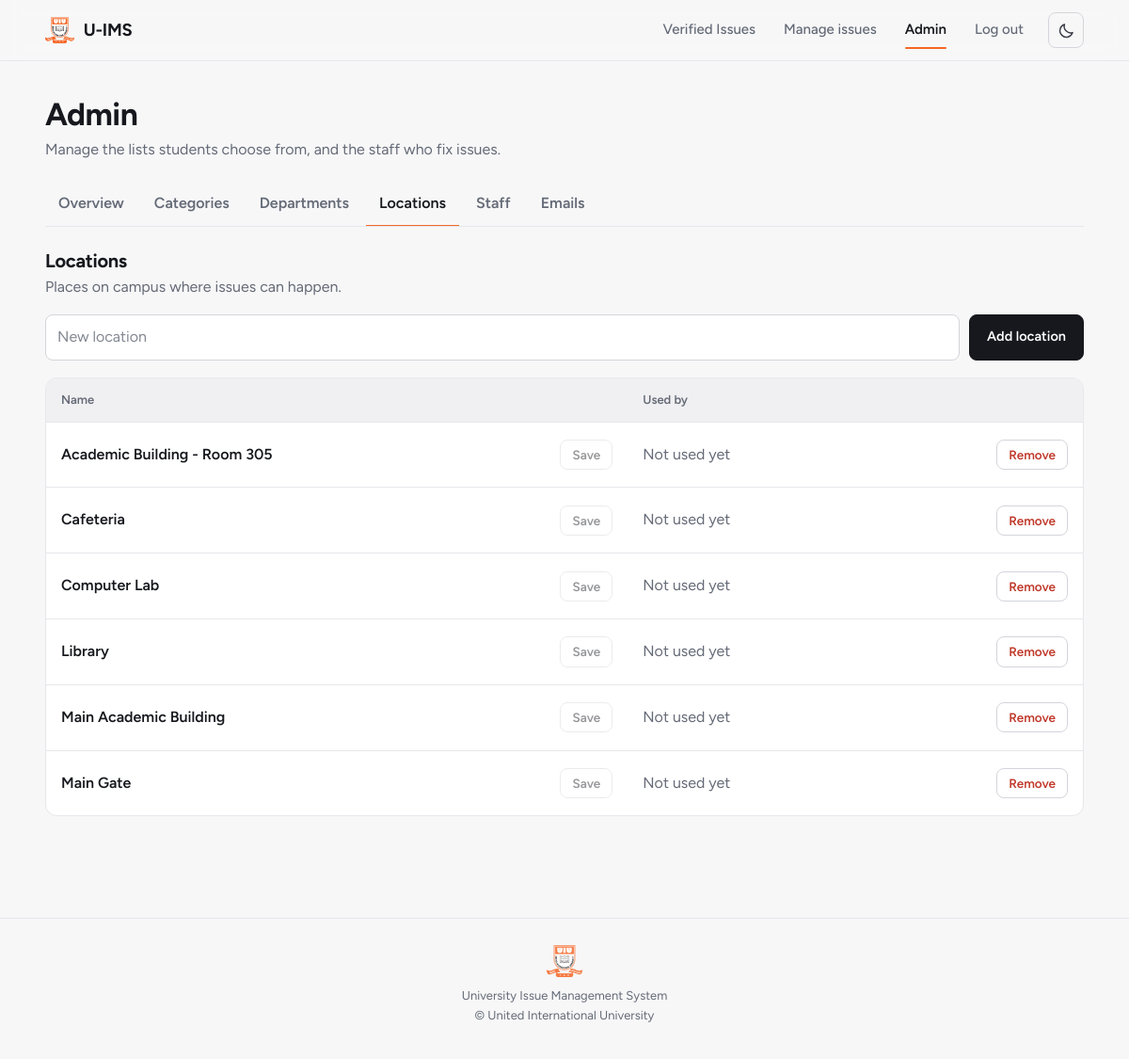
Page /admin.php?tab=locations (signed in) on the committed database.
### tables this page shows
CREATE TABLE locations (
    location_id INT AUTO_INCREMENT PRIMARY KEY,
    location_name VARCHAR(150) NOT NULL UNIQUE
);

### config/auth.php (called while the page is built, shortened)
<?php
function e(string $value): string
{
    return htmlspecialchars($value, ENT_QUOTES, 'UTF-8');
}
?>

### admin.php (the view, shortened to what this page needs)
<?php
require "config/database.php";
require "config/auth.php";
$LOOKUPS = [
    'categories' => [
        'table' => 'categories', 'id' => 'category_id', 'name' => 'category_name', 'max' => 80,
        'singular' => 'category', 'title' => 'Categories',
        'hint' => 'Students choose one of these when they report an issue.',
        'usage' => [['issues', 'category_id', 'issue', 'issues']],
    ],
    'departments' => [
        'table' => 'departments', 'id' => 'department_id', 'name' => 'department_name', 'max' => 100,
        'singular' => 'department', 'title' => 'Departments',
        'hint' => 'Shown on the registration form and when an issue is routed to a department.',
        'usage' => [['issues', 'department_id', 'issue', 'issues'], ['users', 'department_id', 'user', 'users']],
    ],
    'locations' => [
        'table' => 'locations', 'id' => 'location_id', 'name' => 'location_name', 'max' => 150,
        'singular' => 'location', 'title' => 'Locations',
        'hint' => 'Places on campus where issues can happen.',
        'usage' => [['issues', 'location_id', 'issue', 'issues']],
    ],
];
$TABS = ['overview' => 'Overview', 'categories' => 'Categories', 'departments' => 'Departments', 'locations' => 'Locations', 'staff' => 'Staff', 'emails' => 'Emails'];
$tab = (string) ($_GET['tab'] ?? 'overview');
if (isset($LOOKUPS[$tab])) {
    $cfg = $LOOKUPS[$tab];
    $subqueries = [];
    foreach ($cfg['usage'] as $i => [$table, $column]) {
        $subqueries[] = "(SELECT COUNT(*) FROM $table WHERE $table.$column = t.{$cfg['id']}) AS use_$i";
    }
    $rows = $pdo->query("SELECT t.{$cfg['id']} AS id, t.{$cfg['name']} AS name, " . implode(', ', $subqueries) . " FROM {$cfg['table']} t ORDER BY t.{$cfg['name']}")->fetchAll();
}
require "partials/header.php";
?>
<div class="container">
  <div class="page-head">
    <h1>Admin</h1>
    <p class="muted">Manage the lists students choose from, and the staff who fix issues.</p>
  </div>
  <nav class="tabs" aria-label="Admin sections">
    <?php foreach ($TABS as $key => $label): ?>
      <a href="admin.php?tab=<?= $key ?>"<?= $tab === $key ? ' class="is-active" aria-current="page"' : '' ?>><?= e($label) ?></a>
    <?php endforeach; ?>
  </nav>
  <?php if ($tab === 'overview'): ?>
    <?php if ($failedUnseen > 0): ?>
      <div class="alert error">
        <?= $failedUnseen ?> <?= $failedUnseen === 1 ? 'email' : 'emails' ?> to staff could not be sent.
        <a href="admin.php?tab=emails">See what went wrong</a>.
      </div>
    <?php endif; ?>
    <div class="stat-row">
      <?php foreach ($stats as $label => $value): ?>
        <div class="stat-tile">
          <div class="stat"><?= $value ?></div>
          <div class="muted"><?= e($label) ?></div>
        </div>
      <?php endforeach; ?>
    </div>
    <div class="two-col">
      <section class="card">
        <h2 class="card-title">Issues by category</h2>
        <?php if (!$cats): ?>
          <p class="muted">No categories yet.</p>
        <?php else: ?>
          <?php foreach ($cats as $c): ?>
            <div class="bar-row">
              <span class="bar-name"><?= e($c['category_name']) ?></span>
              <div class="bar"><div class="bar-fill" style="--width: <?= round(($c['total'] / $catMax) * 100, 1) ?>%"></div></div>
              <span class="bar-count"><?= (int) $c['total'] ?></span>
            </div>
          <?php endforeach; ?>
        <?php endif; ?>
      </section>
      <section class="card">
        <h2 class="card-title">Open jobs</h2>
        <?php if (!$activeJobs): ?>
          <p class="muted">No jobs are assigned right now. Assign staff from <a class="text-link" href="authority.php">Manage issues</a>.</p>
        <?php else: ?>
          <ul class="plain-list">
            <?php foreach ($activeJobs as $j): ?>
              <li>
                <a href="manage_issue.php?id=<?= (int) $j['issue_id'] ?>"><strong>#<?= (int) $j['issue_id'] ?> <?= e($j['title']) ?></strong></a>
                <span class="muted"><?= e($j['name']) ?>, <?= e(strtolower($j['staff_role'])) ?></span>
              </li>
            <?php endforeach; ?>
          </ul>
        <?php endif; ?>
      </section>
    </div>
  <?php elseif (isset($LOOKUPS[$tab])): ?>
    <div class="panel-head">
      <div>
        <h2><?= e($cfg['title']) ?></h2>
        <p class="muted"><?= e($cfg['hint']) ?></p>
      </div>
    </div>
    <form method="post" class="inline-add" data-once>
      <input name="name" maxlength="<?= (int) $cfg['max'] ?>" placeholder="New <?= e($cfg['singular']) ?>" aria-label="New <?= e($cfg['singular']) ?> name" required>
      <button class="btn" type="submit">Add <?= e($cfg['singular']) ?></button>
    </form>
    <?php if (!$rows): ?>
      <div class="card empty">No <?= e(strtolower($cfg['title'])) ?> yet. Add the first one above.</div>
    <?php else: ?>
      <table class="lookup-table">
        <thead>
          <tr><th>Name</th><th>Used by</th><th><span class="sr-only">Remove</span></th></tr>
        </thead>
        <tbody>
          <?php foreach ($rows as $r):
            $usage = [];
          ?>
            <tr>
              <td>
                <form method="post" class="rename-form" data-rename>
                  <input name="name" value="<?= e($r['name']) ?>" data-original="<?= e($r['name']) ?>" maxlength="<?= (int) $cfg['max'] ?>" aria-label="Rename <?= e($r['name']) ?>" required>
                  <button class="btn secondary sm" type="submit" disabled>Save</button>
                </form>
              </td>
              <td class="muted"><?= $usage ? e(implode(', ', $usage)) : 'Not used yet' ?></td>
              <td class="cell-right">
                <form method="post" class="inline-form">
                  <?php if ($usage): ?>
                    <button class="btn danger sm" type="button" disabled title="In use, so it can't be removed. Rename it instead.">Remove</button>
                  <?php else: ?>
                    <button class="btn danger sm" type="submit" data-confirm="Remove &quot;<?= e($r['name']) ?>&quot;?">Remove</button>
                  <?php endif; ?>
                </form>
              </td>
            </tr>
          <?php endforeach; ?>
        </tbody>
      </table>
    <?php endif; ?>
  <?php endif; ?>
</div>
<?php require "partials/footer.php"; ?>

### assets/style.css (style rules this page uses)
:root { --bg: #f7f7f8; --surface: #ffffff; --surface-2: #f0f0f2; --ink: #16181d; --ink-soft: #3a3d46; --muted: #646a76; --line: #e6e7ea; --line-strong: #d3d5da; --on-ink: #ffffff; --accent: #f56726; --accent-ink: #bf4a12; --accent-soft: #fff0e8; --green: #177a45; --green-soft: #e3f4ea; --red: #c0392b; --red-soft: #fdeceb; --amber: #9a5208; --amber-soft: #fdf0dc; --blue: #2c5fc4; --blue-soft: #e8effc; --radius: 12px; --radius-sm: 8px; --font: "Figtree", system-ui, -apple-system, "Segoe UI", Roboto, "Helvetica Neue", Arial, sans-serif; --nav-h: 64px; }
* { box-sizing: border-box; }
html { -webkit-text-size-adjust: 100%; }
body { margin: 0; min-height: 100vh; display: flex; flex-direction: column; font-family: var(--font); font-size: 16px; line-height: 1.55; background: var(--bg); color: var(--ink); -webkit-font-smoothing: antialiased; }
h1, h2, h3 { margin: 0 0 .5em; line-height: 1.2; letter-spacing: -.015em; font-weight: 700; }
h1 { font-size: clamp(1.65rem, 3.2vw, 2.1rem); }
h2 { font-size: 1.25rem; }
p { margin: 0 0 1em; }
a { color: inherit; text-decoration: none; }
button, input, select, textarea { font: inherit; color: inherit; }
.muted { color: var(--muted); }
.cell-right { text-align: right; }
.container { width: min(1120px, 92%); margin: 36px auto; }
.page-head { margin-bottom: 22px; }
.page-head h1 { margin-bottom: 6px; }
.page-head p { margin: 0; }
.btn { display: inline-flex; align-items: center; justify-content: center; gap: 8px; padding: 10px 18px; border: 1px solid var(--ink); border-radius: var(--radius-sm); background: var(--ink); color: var(--on-ink); font-size: 14.5px; font-weight: 600; line-height: 1.2; cursor: pointer; white-space: nowrap; transition: background-color .15s ease, border-color .15s ease, color .15s ease, opacity .15s ease; }
.btn.sm { padding: 7px 12px; font-size: 13.5px; }
.btn.secondary { background: transparent; color: var(--ink); border-color: var(--line-strong); }
.btn.danger { background: transparent; color: var(--red); border-color: var(--line-strong); }
.btn[disabled], .btn.locked { opacity: .45; cursor: not-allowed; }
.inline-form { display: inline; margin: 0; }
input, select, textarea { width: 100%; padding: 11px 12px; border: 1px solid var(--line-strong); border-radius: var(--radius-sm); background: var(--surface); color: var(--ink); outline: none; transition: border-color .15s ease, box-shadow .15s ease; }
input::placeholder, textarea::placeholder { color: var(--muted); opacity: .8; }
table { width: 100%; border-collapse: separate; border-spacing: 0; background: var(--surface); border: 1px solid var(--line); border-radius: var(--radius); overflow: hidden; }
th, td { padding: 13px 16px; text-align: left; vertical-align: top; border-bottom: 1px solid var(--line); }
th { background: var(--surface-2); color: var(--muted); font-size: 13px; font-weight: 600; }
tbody tr:last-child td, table > tr:last-child td { border-bottom: 0; }
.tabs { display: flex; gap: 4px; margin: 0 0 24px; border-bottom: 1px solid var(--line); overflow-x: auto; }
.tabs a { padding: 10px 14px; margin-bottom: -1px; border-bottom: 2px solid transparent; color: var(--muted); font-weight: 600; white-space: nowrap; }
.tabs a.is-active { color: var(--ink); border-bottom-color: var(--accent); }
.panel-head { display: flex; align-items: flex-end; justify-content: space-between; gap: 16px; margin-bottom: 16px; }
.panel-head h2 { margin: 0 0 4px; }
.panel-head p { margin: 0; }
.inline-add { display: flex; gap: 10px; align-items: stretch; margin-bottom: 18px; }
.inline-add input, .inline-add select { flex: 1; min-width: 0; }
.lookup-table td { vertical-align: middle; }
.rename-form { display: flex; align-items: center; gap: 8px; margin: 0; }
.rename-form input { margin-left: -11px; padding: 8px 10px; border-color: transparent; background: transparent; font-weight: 600; }

### rows in the picture
locations: name "Academic Building - Room 305"
locations: name "Cafeteria"
locations: name "Computer Lab"
locations: name "Library"
locations: name "Main Academic Building"
locations: name "Main Gate"

### other values in the picture
$label "Overview"
$label "Categories"
$label "Departments"
$label "Locations"
$label "Staff"
$label "Emails"
$cfg['title'] "Locations"
$cfg['hint'] "Places on campus where issues can happen."
$cfg['singular'] "location"
